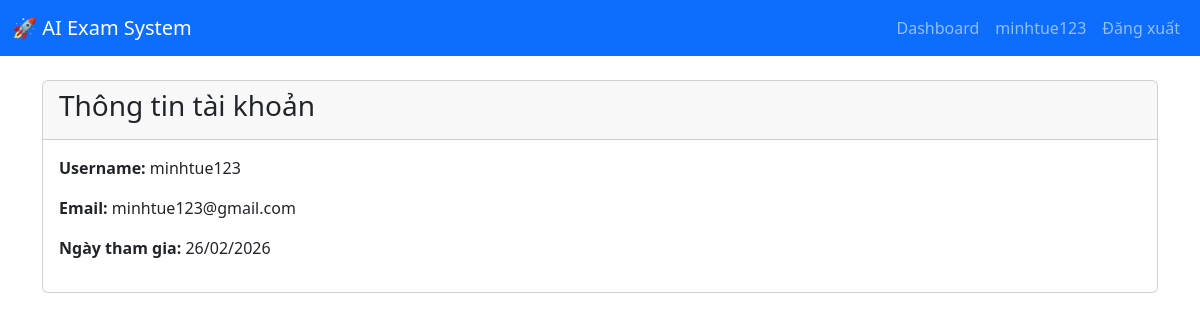
/users/profile/ (signed in), run on the app's committed database.
### apps/users/models.py (models this page shows, shortened)
class User(AbstractUser):
    email = models.EmailField(unique=True)
    phone = models.CharField(max_length=15, blank=True, null=True)
    avatar = models.ImageField(upload_to='avatars/', blank=True, null=True)
    class Meta:
        db_table = 'users'
        verbose_name = 'User'
        verbose_name_plural = 'Users'

### apps/users/views.py (the view)
# urls.py: path('profile/', views.profile_view, name='profile'),
@login_required
def profile_view(request):
    return render(request, 'users/profile.html')

### templates/users/profile.html (shortened to what this page needs)
{% extends 'base.html' %}
{% block content %}
<div class="card">
    <div class="card-header">
        <h3>Thông tin tài khoản</h3>
    </div>
    <div class="card-body">
        <p><strong>Username:</strong> {{ user.username }}</p>
        <p><strong>Email:</strong> {{ user.email }}</p>
        <p><strong>Ngày tham gia:</strong> {{ user.date_joined|date:"d/m/Y" }}</p>
    </div>
</div>
{% endblock %}

### templates/includes/navbar.html (shortened to what this page needs)
<nav class="navbar navbar-expand-lg navbar-dark bg-primary">
    <div class="container-fluid">
        <a class="navbar-brand" href="{% url 'core:home' %}">🚀 AI Exam System</a>
        <div class="collapse navbar-collapse">
            <ul class="navbar-nav ms-auto">
                {% if user.is_authenticated %}
                    <li class="nav-item">
                        <a class="nav-link" href="{% url 'core:dashboard' %}">Dashboard</a>
                    </li>
                    <li class="nav-item">
                        <a class="nav-link" href="{% url 'users:profile' %}">{{ user.username }}</a>
                    </li>
                    <li class="nav-item">
                        <a class="nav-link" href="{% url 'users:logout' %}">Đăng xuất</a>
                    </li>
                {% endif %}
            </ul>
        </div>
    </div>
</nav>

### data on the page
User: username "minhtue123", email "minhtue123@gmail.com", date_joined "26/02/2026"
